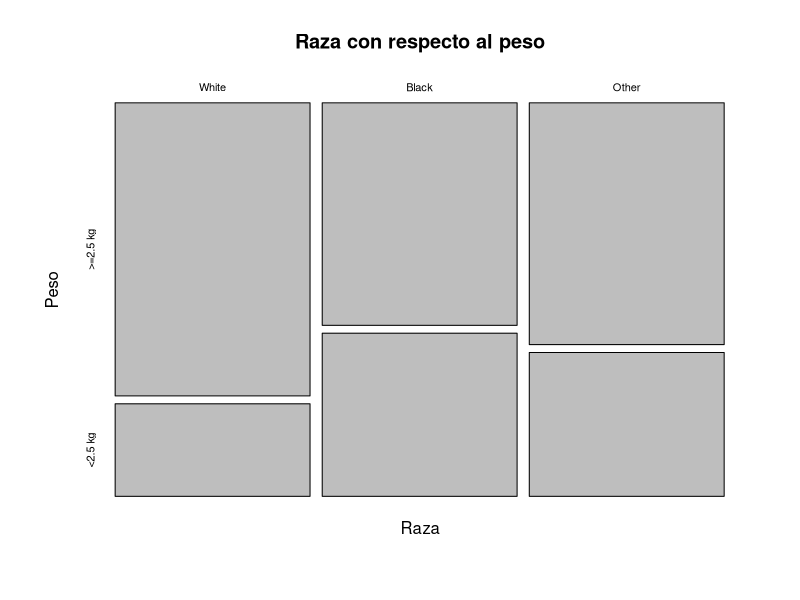
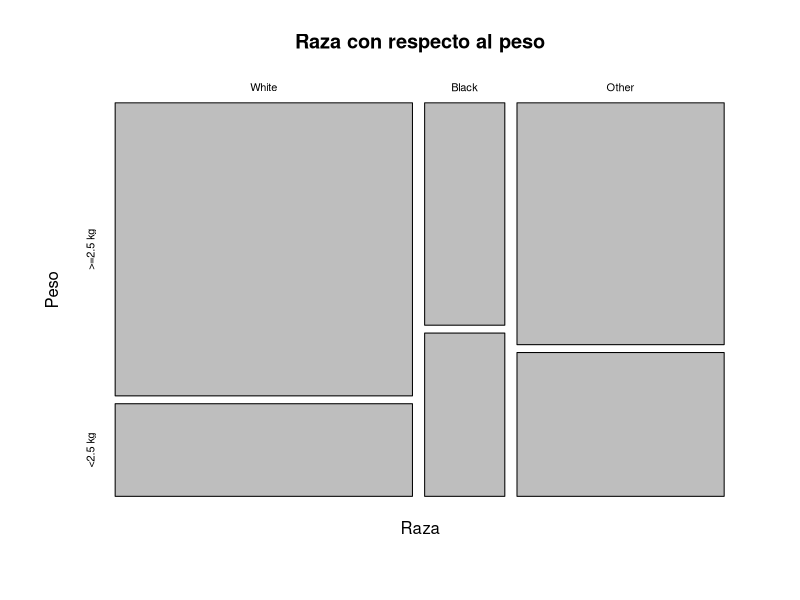
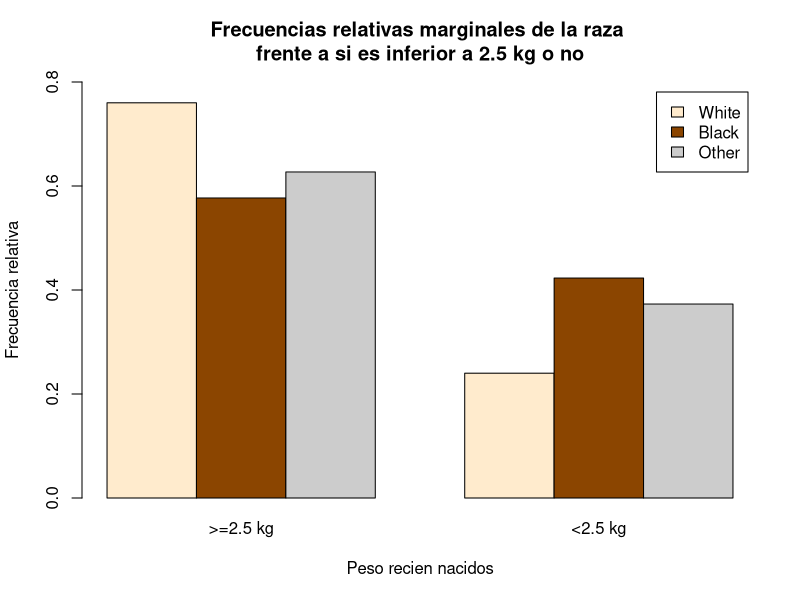
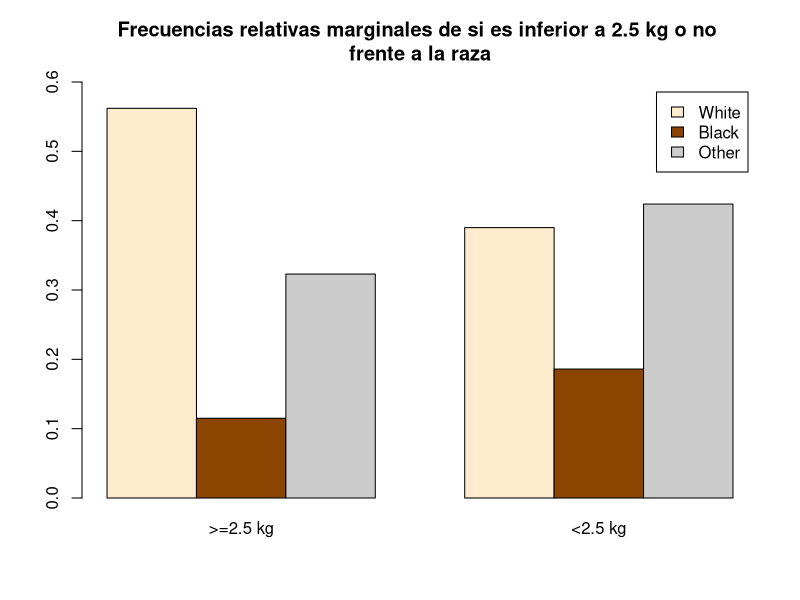
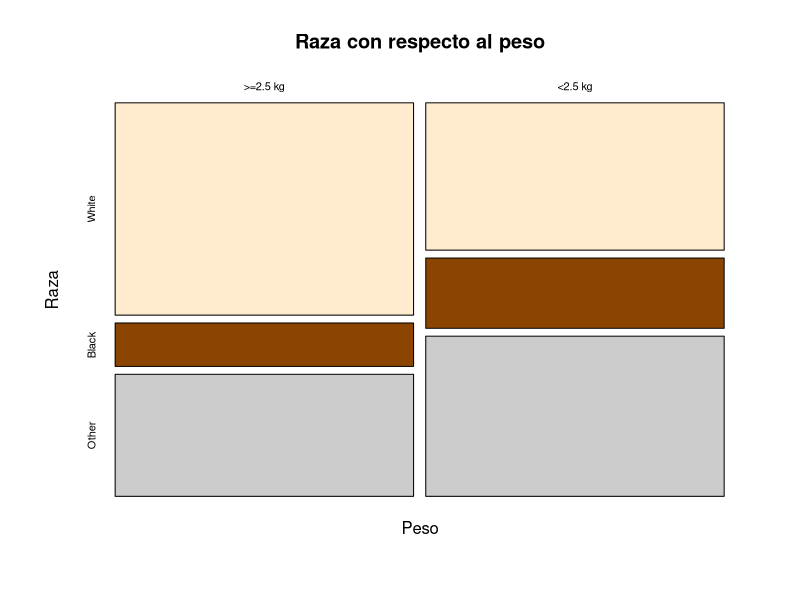
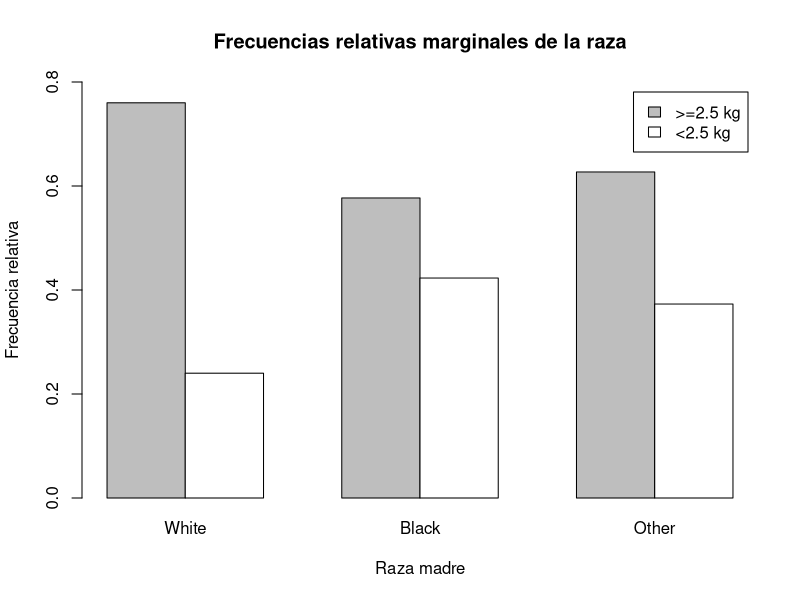
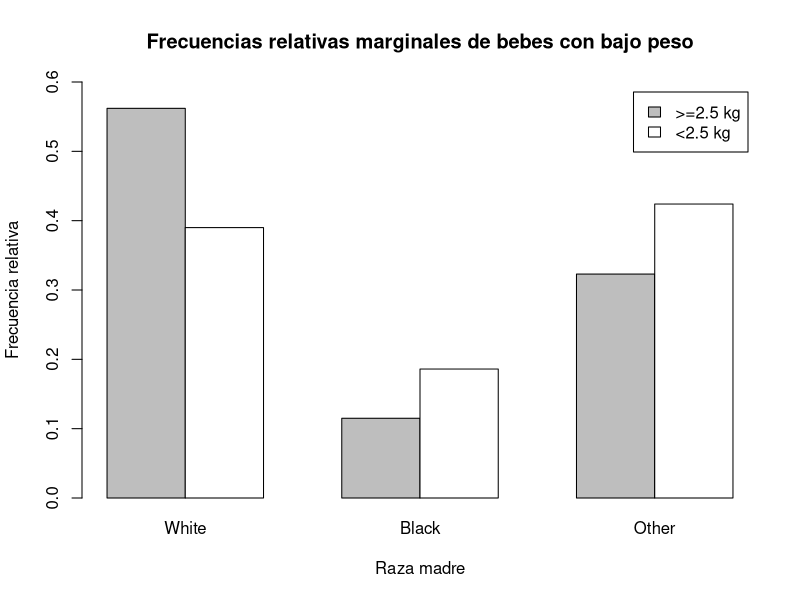

R code for these plots, in order:
## ---- chunk 1
library(MASS)
## ---- chunk 2
str(birthwt)
head(birthwt)
tail(birthwt)
help(birthwt)
## ---- chunk 3
bwt <- birthwt
bwt$low <- factor(bwt$low, levels=c(0,1), labels=c(">=2.5 kg", "<2.5 kg"))
bwt$race <- factor(bwt$race, levels=c(1,2,3), labels=c("White", "Black", "Other"))

bwt$smoke <- factor(bwt$smoke, levels=c(0,1), labels=c("No", "Si"))
bwt$ptl <- factor(bwt$ptl)

bwt$ht <- factor(bwt$ht, levels=c(0,1), labels=c("No", "Si"))

bwt$ui <- factor(bwt$ui, levels=c(0,1), labels=c("No", "Si"))

bwt$ftv <- factor(bwt$ftv)

str(bwt)

library(tidyverse)
tbwt <- as_tibble(bwt)
## ---- chunk 4
rl1 <- round(
  prop.table(
    table(
      select(tbwt, race, low)
      )
    , margin = 1),
  3)

rl1
## ---- chunk 5
plot(rl1,xlab="Raza", ylab="Peso", main="Raza con respecto al peso")
## ---- chunk 6
table(select(tbwt, race))

rl <- round(
  prop.table(
    table(
      select(tbwt, race, low)
      )
    ),
  3)

rl

plot(rl,xlab="Raza", ylab="Peso", main="Raza con respecto al peso")
## ---- chunk 7
rl1
barplot(
  rl1,
  beside=TRUE,
  ylim=c(0, 0.8),
  legend.text=TRUE,
  col=c("blanchedalmond","darkorange4","gray80"),
  ylab="Frecuencia relativa",
  xlab="Peso recien nacidos",
  m="Frecuencias relativas marginales de la raza \nfrente a si es inferior a 2.5 kg o no"
  )

rl2 <- round(
  prop.table(
    table(
      select(tbwt, race, low)
      )
    , margin = 2),
  3)

rl2
barplot(
  rl2,
  beside=TRUE,
  ylim=c(0, 0.6),
  legend.text=TRUE,
  col=c("blanchedalmond","darkorange4","gray80"),
  m="Frecuencias relativas marginales de si es inferior a 2.5 kg o no \nfrente a la raza"
  )
## ---- chunk 8
plot(t(rl2),
     xlab="Peso", 
     ylab="Raza", 
     col=c("blanchedalmond","darkorange4","gray80"),
     main="Raza con respecto al peso"
     )
## ---- chunk 9
rl1
barplot(
  t(rl1),
  beside=TRUE,
  ylim=c(0, 0.8),
  legend.text=TRUE,
  col=c("gray","white"),
  ylab="Frecuencia relativa",
  xlab="Raza madre",
  m="Frecuencias relativas marginales de la raza"
  )

rl2
barplot(
  t(rl2),
  beside=TRUE,
  ylim=c(0, 0.6),
  legend.text=TRUE,
  ylab="Frecuencia relativa",
  xlab="Raza madre",
  col=c("gray","white"),
  m="Frecuencias relativas marginales de bebes con bajo peso"
  )
